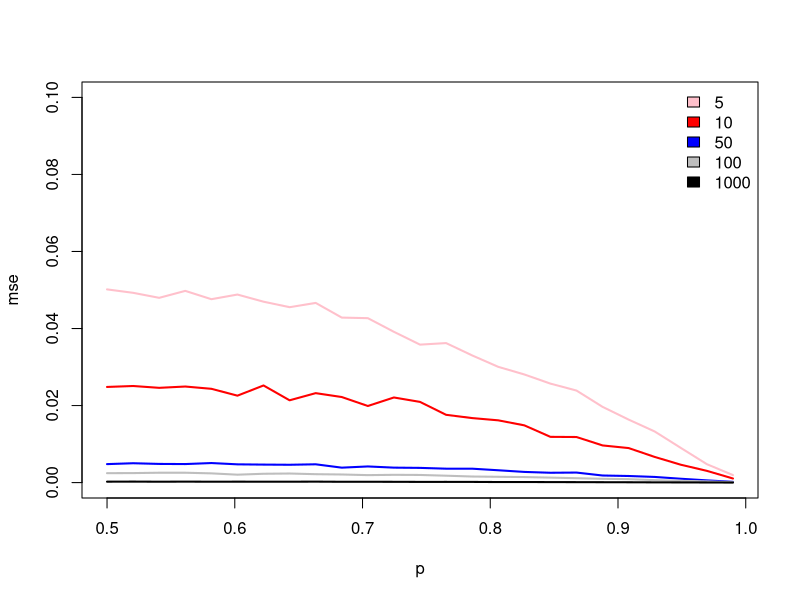
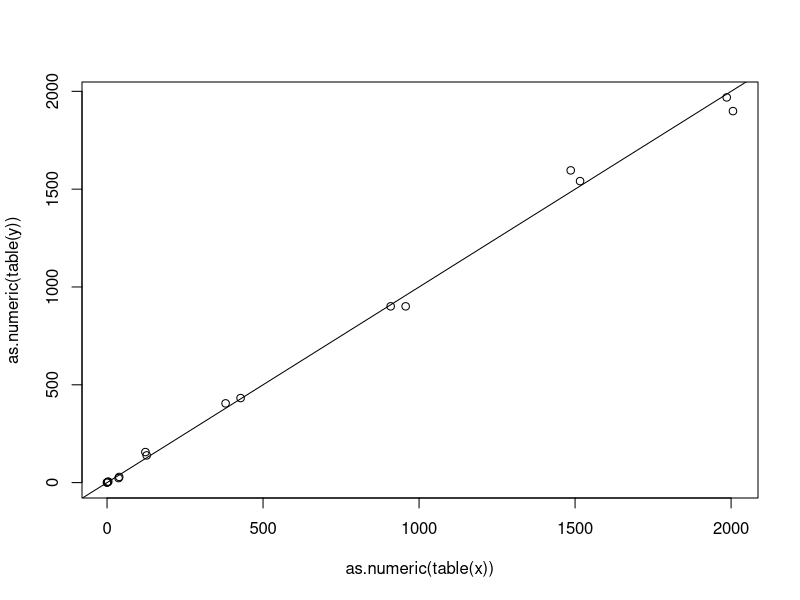
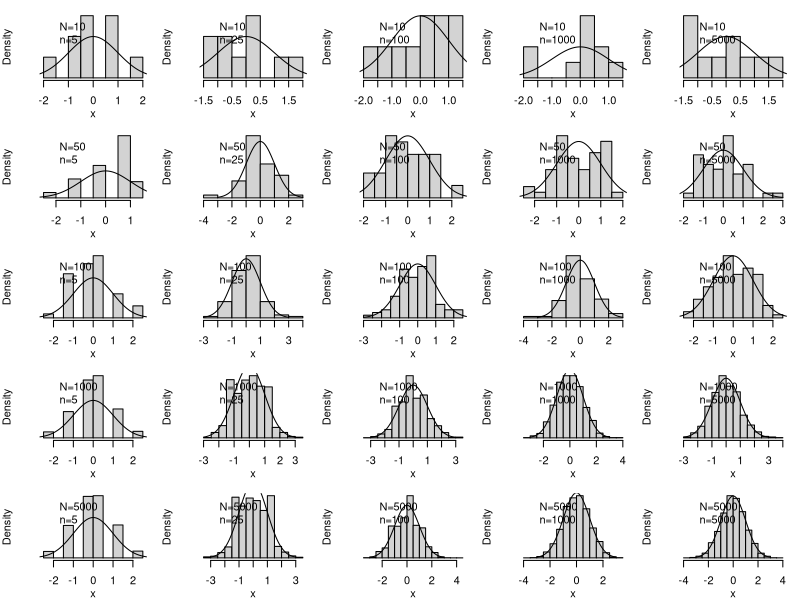
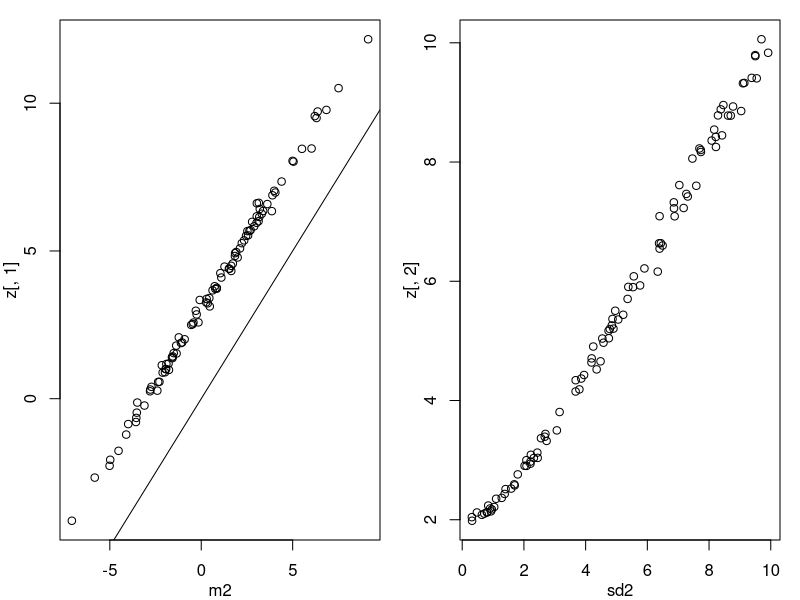
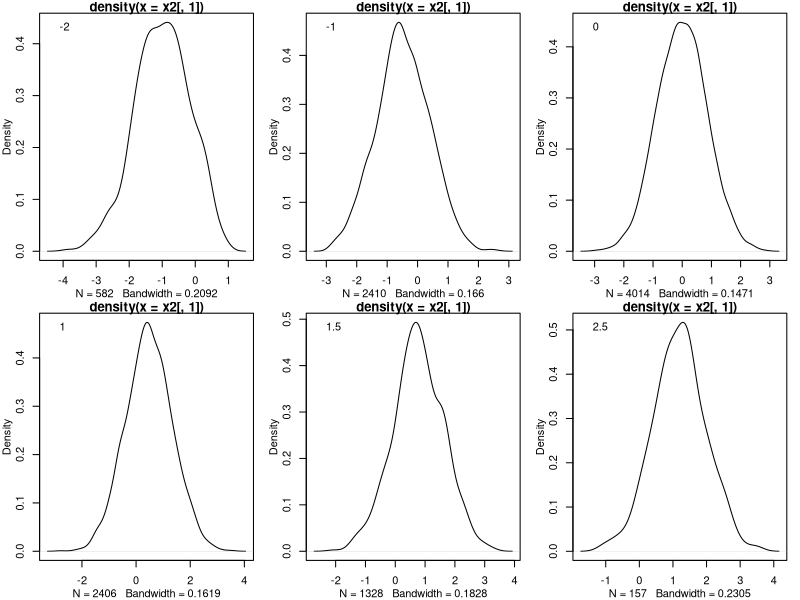

Generate these figures, in order, with R:
############################################################################################################
##A. bernoulli distribution
##a. how good of an estimate of p is the mean? interplay between the magnitude of p and the sample size

p.est<-list()
for (N in c(5,10,50,100,1000)) {
    for (p in seq(0.5,0.99,length.out=25)) {
        m<-numeric()
        for (i in 1:1000) {
            coins<-rbinom(N,1,p)
            m[i]<-mean(coins)
        }
        p.est[[paste(N,p)]]<-c(N,p,mean((m-p)^2))
    }
}

x<-data.frame(do.call("rbind",p.est))
L<-split(x,x[,1])
cols<-c("pink","red","blue","gray","black")
plot(NULL,ylim=c(0,0.1),xlim=range(x[,2]),xlab='p',ylab='mse')
for (i in 1:length(L)) lines(L[[i]][,-1],lwd=2,col=cols[i])
legend("topright",bty='n',fill=cols,names(L))

############################################################################################################
##b. the binomial distribution
ntrial<-15
x<-rbinom(10000,ntrial,.5)
y<-numeric()
for (i in 1:10000) {
    z<-numeric()
    for (j in 1:ntrial) z[j]<-rbinom(1,1,.5)
    y[i]<-sum(z)
}
x<-factor(x,levels=0:ntrial)
y<-factor(y,levels=0:ntrial)
plot(as.numeric(table(x)),as.numeric(table(y))); abline(0,1)

############################################################################################################
##c. the CLT, https://en.wikipedia.org/wiki/Central_limit_theorem
#Which is relevant, N or n, in terms of having the CLT apply?
fun<-function(N,n,p=0.5) { #N is the number of people, n is the number of tosses per person
    x<-rbinom(N,n,p)
    x<-(x-mean(x))/sd(x)
    hist(x,main='',freq=FALSE,yaxt='n')
    xv<-seq(-3,3,length.out=1000)
    lines(xv,dnorm(xv))
    legend("topleft",bty='n',c(paste0("N=",N),paste0("n=",n)))
}
par(mfrow=c(5,5),mar=c(3,3,1,1),mgp=c(2,1,0),oma=rep(0,4))
for (N in c(10,50,100,1000,5000)) for (n in c(5,25,100,1000,5000)) fun(N,n)

############################################################################################################
##C. the normal distribution
##Let's attempt to recover some of the most useful facts about the normal distribution from simulation

##a.i. What proportion of the distribution is more than 1.96 from the mean(=0)?
x<-rnorm(50000,mean=0,sd=1)
sum(abs(x)>1.96)/length(x) #what is this telling us?

##a.iiWhat does the sum of two normal variables look like?
N<-1000
m1<-3
sd1<-2
m2<-rnorm(100,mean=0,sd=3)
sd2<-runif(100,0.1,10)
out<-list()
for (i in 1:length(m2)) {
    x1<-rnorm(N,mean=m1,sd=sd1)
    ##
    x2<-rnorm(N,mean=m2[i],sd=sd2[i])
    ##
    y<-x1+x2
    m<-mean(y)
    s<-sd(y)
    out[[i]]<-c(m,s)
}
z<-do.call("rbind",out)

par(mfrow=c(1,2),mgp=c(2,1,0),mar=c(3,3,1,1))
plot(m2,z[,1]); abline(0,1)
##What does this tell us?
plot(sd2,z[,2])
##What does this suggest? 

##Note: Analytic derivations of these facts would be preferable for any number of reasons. The goal here is to get our hands dirty with some real simulations but simulations are not always the right tool for the job! 

##b. Now let's look at a bivariate normal distribution
library(MASS)
x<-mvrnorm(500000,mu=rep(0,2),Sigma=matrix(c(1,.5,.5,1),2,2))
##What is the distribution of a conditional look like? So if we look at the probability density when the second variable is 1.5 (or some other value)?
par(mfrow=c(2,3),mgp=c(2,1,0),mar=c(3,3,1,1))
for (val in c(-2,-1,0,1,1.5,2.5)) {
    x2<-x[abs(x[,2]-val)<.01,]
    plot(density(x2[,1]))
    legend("topleft",bty='n',legend=val)
}

##What do you think? 
##Note the centers of these distributions on the x-axis. What would you need to change in the above to change those values? 
